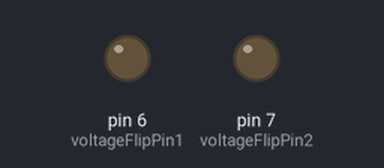
Simulated run of this sketch. Board: Arduino Uno, built for the host (arithmetic inside an expression is 32-bit, double 64-bit). Parts: output pins drawn as LEDs (lit = HIGH). WiFi joins after 1.5 s; servers stay silent unless stated; uploads are accepted with an empty reply.

Above: at 0.0 s.
At 5.1 s:
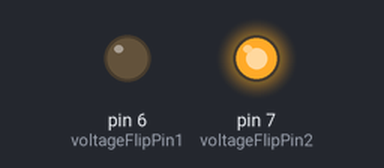
Timing chart, 0 to 6.6 s (numbered marks = the images above):
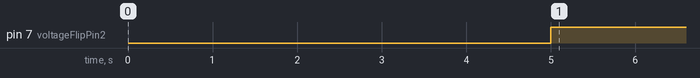

Measured:
- by itself, pin 7 (voltageFlipPin2): LOW → HIGH at 5.0 s

The sketch:

smartgreen.ino
```cpp
#include <SPI.h>
#include <Ethernet.h>

/* definitions of the soil moisture pins - 2*digital + 3*analog */
#define voltageFlipPin1   6
#define voltageFlipPin2   7
// voltage flip to prevent the electrolitical defiance
#define sensorPinA        0
#define sensorPinB        1
#define sensorPinC        2

/* definitions of the temperature sensors pins - 3*analog */
#define temperaturePinA   3
#define temperaturePinB   4
#define temperaturePinC   5

/* soil moisture mapping - may change due to soil characteristics */
#define GREEN             500
#define YELLOW            800
/* soil moisture led alert - the led will be turned on if humidity is on "red" condition */
#define alertA            8
#define alertB            9
#define alertC            10

/* sleeping time for the EthernetShield and for the temperature retrieving */
#define ETHERNET_SETUP    5000
#define ETHERNET_CLIENT   1000
#define SENSOR_READ		    3000

/* other useful constants */
#define BAUD_RATE 		    9600
#define ANALOG_MOIST_MAP  1023
#define MOIST_FLIP_TIMER  3000
#define TEMP_CONVERSION   0.488

#define ETHERNET_DEBUG    false
#define SERVER_PORT       8080

/* initializing useful variables for moisture reading */
int moistA;
int moistB;
int moistC;

/* initializing useful variables for temperature reading */
float temperatureA;                  // final temperature reading
float temperatureB;
float temperatureC;
int analogTemperatureA;              // temperature retrieved from the sensor
int analogTemperatureB;
int analogTemperatureC;

/* initializing useful variables for client operations */
byte mac[] = { 0xDE, 0xAD, 0xBE, 0xEF, 0xFE, 0xED };
IPAddress ip(192,168,1,104);
IPAddress server(192,168,1,100);
EthernetClient client;

String data = "";
char inChar;

/* SETUP */
void setup() {
	Serial.begin(BAUD_RATE);

	// soil moisture sensor
	pinMode(voltageFlipPin1, OUTPUT);
  	pinMode(voltageFlipPin2, OUTPUT);
  	pinMode(sensorPinA     , INPUT);
  	pinMode(sensorPinB     , INPUT);
  	pinMode(sensorPinC     , INPUT);

  	// temperature sensor
  	pinMode(temperaturePinA, INPUT);
  	pinMode(temperaturePinB, INPUT);
  	pinMode(temperaturePinC, INPUT);


  	// EthernetShield setup delay
  	delay(ETHERNET_SETUP);
  	// EthernetShield setup
  	Ethernet.begin(mac, ip);
}


/* LOOP */
void loop() {
	// NB: all the cycle in a flip_timer range
	// resetting data
	data = "";

	// soil moisture polarity - electrolitical avoidance
	setSensorPolarity(true);

  // soil moisture
  moistA = analogRead(sensorPinA);
  moistB= analogRead(sensorPinB);
  moistC = analogRead(sensorPinC);

  data += "moistA=" + moistureValue(moistA, alertA)
    	 + "&moistB=" + moistureValue(moistB, alertB)
    	 + "&moistC=" + moistureValue(moistC, alertC);

  // temperature
  analogTemperatureA = analogRead(temperaturePinA);
  analogTemperatureB = analogRead(temperaturePinB);
  analogTemperatureC = analogRead(temperaturePinC);

  temperatureA = analogTemperatureA * TEMP_CONVERSION;
  temperatureB = analogTemperatureB * TEMP_CONVERSION;
  temperatureC = analogTemperatureC * TEMP_CONVERSION;

  data += "&tempA=" + String(temperatureA)
  	   + "&tempB=" + String(temperatureB)
  	   + "&tempC=" + String(temperatureC);

  // soil moisture polarity - electrolitical avoidance
  setSensorPolarity(false);

  // ethernet
  HTTP_POSTRequest(data);

  // serial monitoring
  Serial.println(String(moistA) + "\t\t"
  		         + String(moistB) + "\t\t"
  		         + String(moistC) + "\t\t");
  Serial.println(String(temperatureA) + "\t\t"
  		         + String(temperatureB) + "\t\t"
  		         + String(temperatureC) + "\t\t");
  Serial.println();
}

/* SENSOR POLARITY */
void setSensorPolarity(boolean flip){
  if (flip) {
    digitalWrite(voltageFlipPin1, HIGH);
    digitalWrite(voltageFlipPin2, LOW);
  }  else {
    digitalWrite(voltageFlipPin1, LOW);
    digitalWrite(voltageFlipPin2, HIGH);
  }
}

/* MOISTURE VALUE */
String moistureValue(int moist, int alertPin) {
	if (moist <= GREEN)
    // humidity value is "green"
		return "G";
	if (moist <= YELLOW)
    // humidity value is "yellow"
		return "Y";
	else {
    // humidity value is "red" -> turn on the led and feed the plant!
    digitalWrite(alertPin, HIGH);
		return "R";
  }
}

/* HTTP POST REQUEST */
void HTTP_POSTRequest(String params) {

  if (client.connect(server, SERVER_PORT)) {
    if (ETHERNET_DEBUG)
    	Serial.println("CONNECTION");

    client.println("POST /gamerland/data.php HTTP/1.1");
    client.println("Host: 192.168.1.100");
    client.println("User-Agent: arduino-ethernet");
    client.println("Content-Type: application/x-www-form-urlencoded");
    client.print("Content-Length: ");
    client.print(params.length());
    client.println();
    client.print(params);
  }

  delay(ETHERNET_CLIENT);
  while(client.available())
    {

      if (ETHERNET_DEBUG) {
      	Serial.write(inChar);
      	inChar = client.read();
      }
    }
  if (client.connected()) {
    client.stop();
  }
}
```
